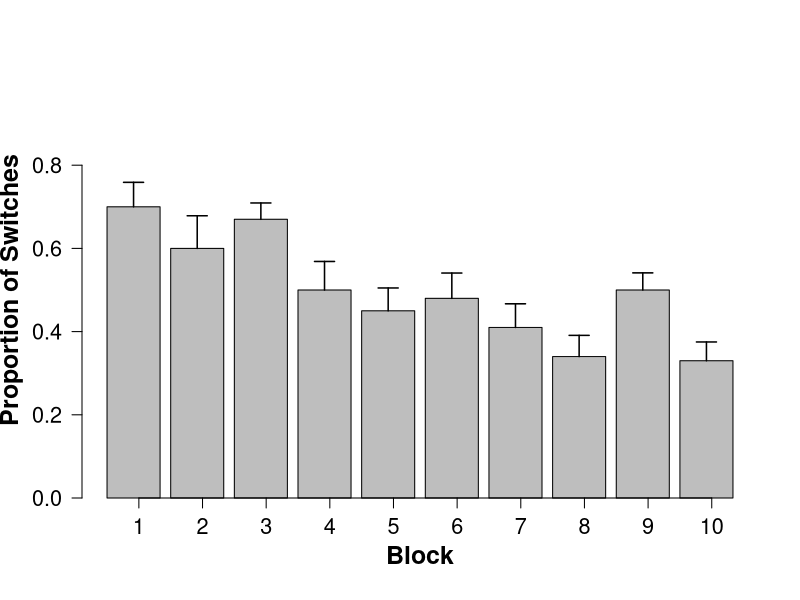

Here is the R script that generated this plot:
library(plyr)

mean.prop.sw <- c(0.7, 0.6, 0.67, 0.5, 0.45, 0.48, 0.41, 0.34, 0.5, 0.33)
sd.prop.sw <- c(0.3, 0.4, 0.2, 0.35, 0.28, 0.31, 0.29, 0.26, 0.21, 0.23)
N <- 100
b <- barplot(mean.prop.sw, las = 1, xlab = " ", ylab = " ", col = "grey", cex.lab = 1.7, 
    cex.main = 1.5, axes = FALSE, ylim = c(0, 1))

axis(1, c(0.8, 2, 3.2, 4.4, 5.6, 6.8, 8, 9.2, 10.4, 11.6), 1:10, cex.axis = 1.3)
axis(2, seq(0, 0.8, by = 0.2), cex.axis = 1.3, las = 1)
mtext("Block", side = 1, line = 2.5, cex = 1.5, font = 2)
mtext("Proportion of Switches", side = 2, line = 3, cex = 1.5, font = 2)
l_ply(seq_along(b), function(x) arrows(x0 = b[x], y0 = mean.prop.sw[x], x1 = b[x], 
    y1 = mean.prop.sw[x] + 1.96 * sd.prop.sw[x]/sqrt(N), code = 2, length = 0.1, 
    angle = 90, lwd = 1.5))
